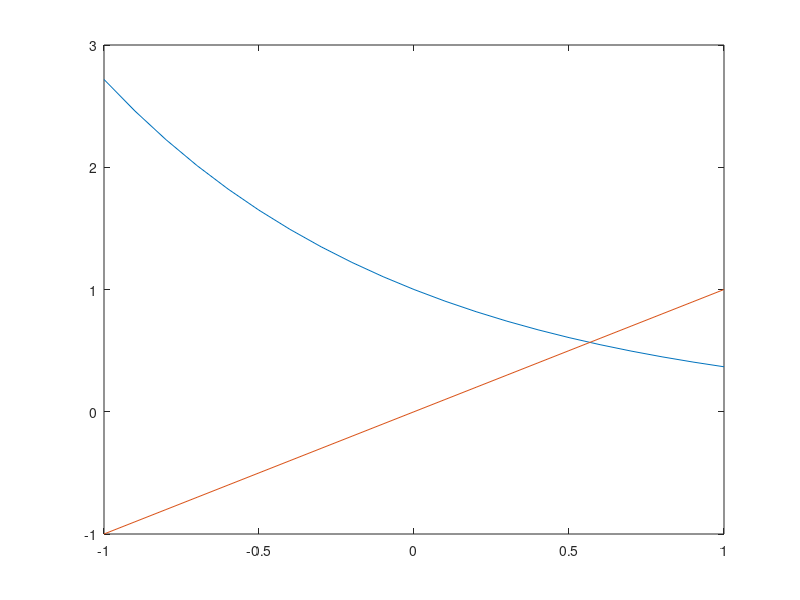

Recreate this plot in MATLAB. (Note: this script raises an error after producing the figure.)
format long

y = @(x) (x); 
g = @(x) (exp(-x));
plot([-1:0.1:1], g(-1:0.1:1), [-1:0.1:1], y(-1:0.1:1))
x0 = -1;
tol = 10^-10;
N = 100;

g1 = @(x) (1 ./ (1 + x));
x01 = -1;
N1 = 100;

[c,n,err] = fixed_point_iteration(g,x0,tol,N)
[c1,n1,err1] = fixed_point_iteration(g1,x01,tol,N1)

function [c,n,err] = fixed_point_iteration(g,x0,tol,N)
    
    n = 0;
    c = x0;
    previousX = x0;
    err = Inf;
    
    while (err >= tol) & (n <= N)
        
        c = g(c);
        err = abs(c - previousX);
        previousX = c;
        n = n + 1;
    end
end